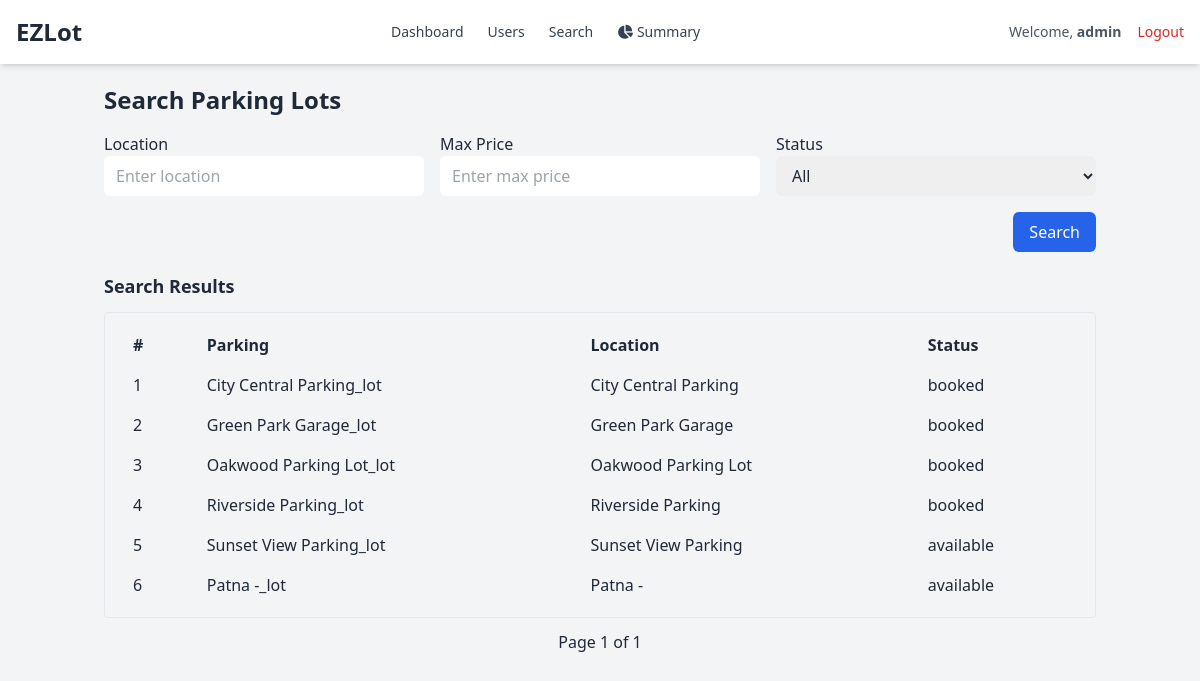
The page /search_parking on the database its author committed.
### application/models.py (models this page shows)
class User(db.Model):
    id = db.Column(db.Integer(), primary_key=True)
    email = db.Column(db.String(), unique=True, nullable=False)
    pwd = db.Column(db.String(),nullable=False)
    fullname=db.Column(db.String(), nullable=False)
    address = db.Column(db.String(), nullable=False)
    pincode = db.Column(db.String(), nullable=False)
    type = db.Column(db.String(), default="general")
    detais = db.relationship("Info", backref="creator")

class Info(db.Model):
    id = db.Column(db.Integer(), primary_key=True)
    parking = db.Column(db.String(), nullable=False)
    status = db.Column(db.String(), nullable=False)
    location = db.Column(db.String(), nullable=False)
    address = db.Column(db.String(), nullable=False)
    pincode = db.Column(db.String(), nullable=False)
    price = db.Column(db.String(), nullable=False)
    maxispot = db.Column(db.String(), nullable=False)
    vehicle_no = db.Column(db.String(), nullable=True)
    timestamp = db.Column(db.DateTime(), nullable=True)
    user_id = db.Column(db.Integer(), db.ForeignKey("user.id"), nullable=False)

### application/controllers.py (the view)
@app.route("/search_parking", methods=["GET", "POST"])
def search_parking():
    location = request.args.get('location', '')
    price = request.args.get('price', type=float)
    status = request.args.get('status', '')
    page = request.args.get('page', 1, type=int)
    query = Info.query
    if location:
        query = query.filter(Info.location.ilike(f"%{location}%"))
    if price:
        query = query.filter(Info.price <= price)
    if status:
        query = query.filter(Info.status == status)
    parking_lots = query.paginate(page=page, per_page=10, error_out=False)
    this_user = User.query.filter_by(type="admin").first()
    return render_template("search_parking.html", parking_lots=parking_lots.items, this_user=this_user, pagination=parking_lots)

### templates/search_parking.html (shortened to what this page needs)
<!DOCTYPE html>
<html lang="en">
<head>
    <script src="https://cdn.tailwindcss.com"></script>
    <link rel="stylesheet" href="https://cdnjs.cloudflare.com/ajax/libs/font-awesome/6.5.0/css/all.min.css" />
</head>
<body class="bg-gray-100 text-gray-800 font-sans">
    <nav class="bg-white shadow-md">
    <div class="max-w-7xl mx-auto px-4 py-4 flex justify-between items-center">
        <div class="flex items-center space-x-3">
            <span class="text-2xl font-bold text-gray-800">EZLot</span>
        </div>
        <div class="hidden md:flex space-x-6">
            <a href="/admin" class="text-gray-700 hover:text-cyan-500 text-sm font-medium">Dashboard</a>
            <a href="/users" class="text-gray-700 hover:text-cyan-500 text-sm font-medium">Users</a>
            <a href="/search_parking" class="text-gray-700 hover:text-cyan-500 text-sm font-medium">Search</a>
            <a href="/summary" class="text-gray-700 hover:text-cyan-500 text-sm font-medium flex items-center">
                <i class="fas fa-chart-pie mr-1"></i> Summary
            </a>
        </div>
        <div class="flex items-center space-x-4">
            <span class="text-sm text-gray-600">Welcome, <strong>{{ this_user.fullname }}</strong></span>
            <a href="/logout" class="text-red-600 hover:text-red-800 text-sm font-medium">Logout</a>
        </div>
    </div>
</nav>
    <div class="container mx-auto mt-5 px-4">
        <h3 class="mb-4 text-2xl font-semibold">Search Parking Lots</h3>
        <form action="/search_parking" method="GET" class="grid grid-cols-1 md:grid-cols-3 gap-4">
            <div class="form-group">
                <label for="location" class="block font-medium">Location</label>
                <input type="text" class="form-input w-full border-gray-300 rounded-md px-3 py-2" id="location" name="location" placeholder="Enter location" value="{{ request.args.get('location', '') }}">
            </div>
            <div class="form-group">
                <label for="price" class="block font-medium">Max Price</label>
                <input type="number" class="form-input w-full border-gray-300 rounded-md px-3 py-2" id="price" name="price" placeholder="Enter max price" value="{{ request.args.get('price', '') }}">
            </div>
            <div class="form-group">
                <label for="status" class="block font-medium">Status</label>
                <select class="form-select w-full border-gray-300 rounded-md px-3 py-2" id="status" name="status">
                    <option value="">All</option>
                </select>
            </div>
            <div class="flex justify-end col-span-3">
                <button type="submit" class="btn bg-blue-600 text-white py-2 px-4 rounded-md hover:bg-blue-700">Search</button>
            </div>
        </form>
        {% if parking_lots %}
        <div class="mt-5">
            <h5 class="text-lg font-semibold mb-3">Search Results</h5>
            <div class="border rounded p-3" style="max-height: 380px; overflow-y: auto;">
                <table class="min-w-full table-auto">
                    <thead class="bg-gray-100">
                        <tr>
                            <th class="px-4 py-2 text-left">#</th>
                            <th class="px-4 py-2 text-left">Parking</th>
                            <th class="px-4 py-2 text-left">Location</th>
                            <th class="px-4 py-2 text-left">Status</th>
                        </tr>
                    </thead>
                    <tbody>
                        {% for lot in parking_lots %}
                        <tr>
                            <td class="px-4 py-2">{{ loop.index }}</td>
                            <td class="px-4 py-2">{{ lot.parking }}</td>
                            <td class="px-4 py-2">{{ lot.location }}</td>
                            <td class="px-4 py-2">{{ lot.status }}</td>
                        </tr>
                        {% endfor %}
                    </tbody>
                </table>
            </div>
            <div class="mt-3 flex justify-between items-center">
                <span class="self-center">Page {{ pagination.page }} of {{ pagination.pages }}</span>
            </div>
        </div>
        {% else %}
        <p class="mt-4 text-muted">No results found.</p>
        {% endif %}
    </div>
</body>
</html>

### rows shown on the page
User: fullname "admin"
Info: parking "City Central Parking_lot", location "City Central Parking", status "booked"
Info: parking "Green Park Garage_lot", location "Green Park Garage", status "booked"
Info: parking "Oakwood Parking Lot_lot", location "Oakwood Parking Lot", status "booked"
Info: parking "Riverside Parking_lot", location "Riverside Parking", status "booked"
Info: parking "Sunset View Parking_lot", location "Sunset View Parking", status "available"
Info: parking "Patna -_lot", location "Patna -", status "available"

### other values the page prints
{{ pagination.page }} "1"
{{ pagination.pages }} "1"
